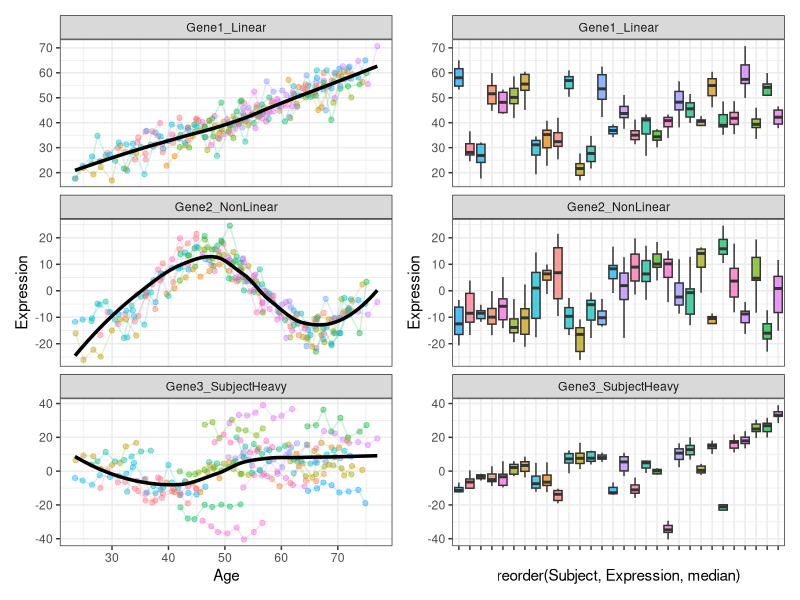
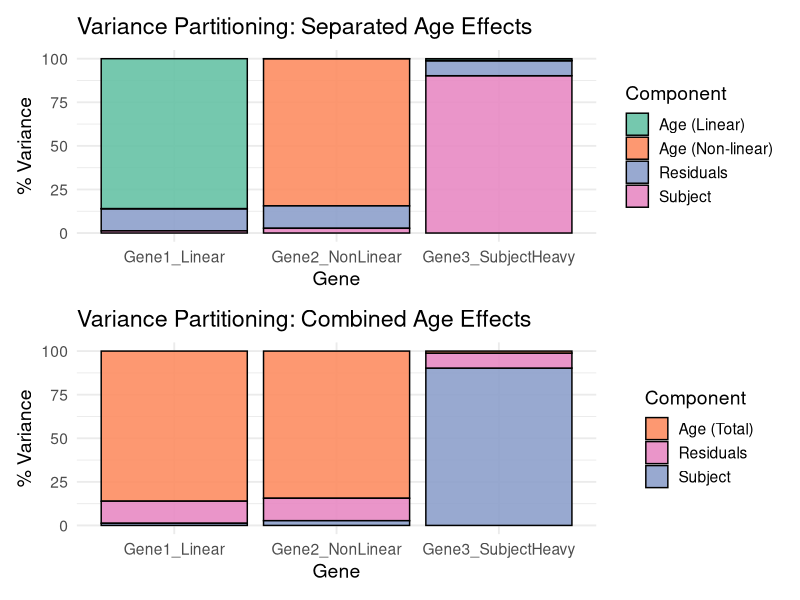

Source code (R) for these figures, in order:
## ---- chunk 1
library(lme4)
library(gamm4)
library(ggplot2)
library(dplyr)
library(tidyr)
library(patchwork)

set.seed(123)
## ---- chunk 2
n_subj <- 30
n_timepoints <- 8

subjects <- data.frame(
  Subject = factor(paste0("S", sprintf("%02d", 1:n_subj))),
  Start_Age = runif(n_subj, 20, 65),
  Subj_Eff_Small = rnorm(n_subj, 0, 2),
  Subj_Eff_Large = rnorm(n_subj, 0, 15)
)

df <- expand.grid(Subject = subjects$Subject, Timepoint = 1:n_timepoints)
df <- left_join(df, subjects, by = "Subject")
df$Age <- df$Start_Age + (df$Timepoint * 1.5) + rnorm(nrow(df), 0, 0.2)

# Gene 1: Linear
df$Gene1_Linear <- 0.8 * df$Age + df$Subj_Eff_Small + rnorm(nrow(df), 0, 4)

# Gene 2: Non-Linear (Sinusoidal)
df$Gene2_NonLinear <- 15 * sin(df$Age / 6) + df$Subj_Eff_Small + rnorm(nrow(df), 0, 4)

# Gene 3: Subject Heavy
df$Gene3_SubjectHeavy <- 0.05 * df$Age + df$Subj_Eff_Large + rnorm(nrow(df), 0, 4)

df_long <- df %>%
  pivot_longer(cols = starts_with("Gene"), names_to = "Gene", values_to = "Expression") %>%
  mutate(Gene = factor(Gene, levels = c("Gene1_Linear", "Gene2_NonLinear", "Gene3_SubjectHeavy")))
## ---- chunk 3
p_age <- ggplot(df_long, aes(x = Age, y = Expression)) +
  geom_point(aes(color = Subject), alpha = 0.4) +
  geom_line(aes(group = Subject, color = Subject), alpha = 0.2) +
  geom_smooth(method = "loess", color = "black", se = FALSE, linewidth = 1.2) +
  facet_wrap(~Gene, scales = "free_y", ncol = 1) +
  theme_bw() + theme(legend.position = "none")

p_subj <- ggplot(df_long, aes(x = reorder(Subject, Expression, median), y = Expression, fill = Subject)) +
  geom_boxplot(alpha = 0.7, outlier.shape = NA) +
  facet_wrap(~Gene, scales = "free_y", ncol = 1) +
  theme_bw() + theme(legend.position = "none", axis.text.x = element_blank())

p_age | p_subj
## ---- chunk 4
calc_vp_gamm <- function(model, spline_var = "Age", combine_age = TRUE) {
  
  # Robustly extract the lmerMod object from gamm4 result
  if (inherits(model, "gamm4")) {
    mer_obj <- model[[1]]
  } else if (is.list(model) && "mer" %in% names(model)) {
    mer_obj <- model$mer
    if (inherits(mer_obj, "gamm4")) mer_obj <- mer_obj[[1]]
  } else {
    mer_obj <- model
  }
  
  # 1. Fixed Effects Variance: var(X * beta)
  X <- getME(mer_obj, "X")
  beta <- fixef(mer_obj)
  fe_vars <- numeric()
  for (colname in colnames(X)) {
    if (colname != "X(Intercept)") {
      term_pred <- as.numeric(X[, colname, drop = FALSE] %*% beta[colname])
      fe_vars[colname] <- var(term_pred)
    }
  }
  
  # 2. Random Effects Variance: var(Z * b)
  # We use getME('Gp') to identify which columns of Z correspond to which random effect
  Z <- getME(mer_obj, "Z")
  b <- getME(mer_obj, "b")
  gp <- getME(mer_obj, "Gp")
  names_re <- names(ranef(mer_obj))
  
  re_vars <- numeric()
  for (i in seq_along(names_re)) {
    start <- gp[i] + 1
    end <- gp[i+1]
    Z_grp <- Z[, start:end, drop = FALSE]
    b_grp <- b[start:end]
    pred_grp <- as.numeric(Z_grp %*% b_grp)
    re_vars[names_re[i]] <- var(pred_grp)
  }
  
  # 3. Residuals
  var_resid <- sigma(mer_obj)^2
  
  # 4. Handle Spline Combination Logic
  # gamm4 names linear fixed effect as Xs(Age)Fx1
  spline_fixed_name <- paste0("Xs(", spline_var, ")Fx1")
  
  linear_var <- fe_vars[spline_fixed_name]
  if (is.null(linear_var) || length(linear_var) == 0 || is.na(linear_var)) linear_var <- 0
  
  nonlinear_var <- re_vars["Xr"]
  if (is.null(nonlinear_var) || length(nonlinear_var) == 0 || is.na(nonlinear_var)) nonlinear_var <- 0
  
  # Prepare final components
  # Remove the specific age parts from the general lists to avoid double counting
  fe_vars_other <- fe_vars[names(fe_vars) != spline_fixed_name]
  re_vars_other <- re_vars[names(re_vars) != "Xr"]
  
  other_fe_var <- sum(fe_vars_other)
  
  final_vars <- numeric()
  
  # Add other random effects (like Subject)
  if (length(re_vars_other) > 0) {
    for (nm in names(re_vars_other)) {
      final_vars[nm] <- re_vars_other[nm]
    }
  }
  
  if (combine_age) {
    final_vars["Age (Total)"] <- linear_var + nonlinear_var
  } else {
    final_vars["Age (Linear)"] <- linear_var
    final_vars["Age (Non-linear)"] <- nonlinear_var
  }
  
  if (other_fe_var > 0) {
    final_vars["Other (Fixed)"] <- other_fe_var
  }
  
  final_vars["Residuals"] <- var_resid
  
  # 5. Calculate Percentages
  total_var <- sum(final_vars, na.rm = TRUE)
  
  res <- data.frame(
    Component = names(final_vars),
    Variance = unname(final_vars)
  ) %>%
    mutate(Pct_Explained = (Variance / total_var) * 100) %>%
    arrange(desc(Pct_Explained))
  
  return(res)
}
## ---- chunk 5
genes <- c("Gene1_Linear", "Gene2_NonLinear", "Gene3_SubjectHeavy")
results_list <- list()

for (g in genes) {
  # Fit Model
  fmla <- as.formula(paste(g, "~ s(Age, bs = 'cr')"))
  fit <- gamm4(fmla, random = ~(1|Subject), data = df)
  
  # Partition (Separated)
  vp_sep <- calc_vp_gamm(fit, spline_var = "Age", combine_age = FALSE)
  vp_sep$Gene <- g
  vp_sep$Type <- "Separated"
  
  # Partition (Combined)
  vp_comb <- calc_vp_gamm(fit, spline_var = "Age", combine_age = TRUE)
  vp_comb$Gene <- g
  vp_comb$Type <- "Combined"
  
  results_list[[paste0(g, "_sep")]] <- vp_sep
  results_list[[paste0(g, "_comb")]] <- vp_comb
}

# Bind all results together
df_results <- bind_rows(results_list)
## ---- chunk 6
# Plot 1: Separated Components
p_sep <- df_results %>%
  filter(Type == "Separated") %>%
  ggplot(aes(x = Gene, y = Pct_Explained, fill = Component)) +
  geom_bar(stat = "identity", position = "stack", color = "black", alpha = 0.9) +
  scale_fill_brewer(palette = "Set2") +
  theme_minimal(base_size = 14) +
  labs(title = "Variance Partitioning: Separated Age Effects", y = "% Variance")

# Plot 2: Combined Components
p_comb <- df_results %>%
  filter(Type == "Combined") %>%
  ggplot(aes(x = Gene, y = Pct_Explained, fill = Component)) +
  geom_bar(stat = "identity", position = "stack", color = "black", alpha = 0.9) +
  scale_fill_manual(values = c("Age (Total)" = "#fc8d62", "Subject" = "#8da0cb", "Residuals" = "#e78ac3")) +
  theme_minimal(base_size = 14) +
  labs(title = "Variance Partitioning: Combined Age Effects", y = "% Variance")

p_sep / p_comb
## ---- chunk 7
# Let's perform a test on all three simulated genes
test_genes <- c("Gene1_Linear", "Gene2_NonLinear", "Gene3_SubjectHeavy")
test_results <- list()

for (g in test_genes) {
  # Add a dummy covariate
  df$Group <- factor(rep(c("A", "B"), length.out = nrow(df)))
  
  # By using s(Subject, bs = 're') inside the formula instead of the 'random' argument,
  # the GAM summary will provide a p-value testing if the subject-level variance is non-zero.
  fmla <- as.formula(paste(g, "~ s(Age, bs = 'cr') + Group + s(Subject, bs = 're')"))
  fit <- gamm4(fmla, data = df)
  
  # # Print the summary for each gene to see the detailed stats
  # cat("\n\n--- Hypothesis Testing Summary for", g, "---\n")
  # print(summary(fit$gam))
  
  # 1. Extract P-values
  gam_sum <- summary(fit$gam)
  age_p <- gam_sum$s.table["s(Age)", "p-value"]
  subj_p <- gam_sum$s.table["s(Subject)", "p-value"]
  group_p <- gam_sum$p.table["GroupB", "Pr(>|t|)"]
  
  # 2. Determine Directionality
  lin_coef <- fixef(fit$mer)[paste0("Xs(", "Age", ")Fx1")]
  direction <- if(lin_coef > 0) "Increasing" else "Decreasing"
  
  test_results[[g]] <- data.frame(
    Gene = g,
    Age_Pval = age_p,
    Subj_Pval = subj_p,
    Group_Pval = group_p,
    Linear_Slope = lin_coef,
    Trend = direction
  )
}

# Display Table
bind_rows(test_results) %>%
  knitr::kable(digits = 4, caption = "Hypothesis Testing Results (including Subject Random Effect P-values)")
## ---- chunk 8
gam_sum
